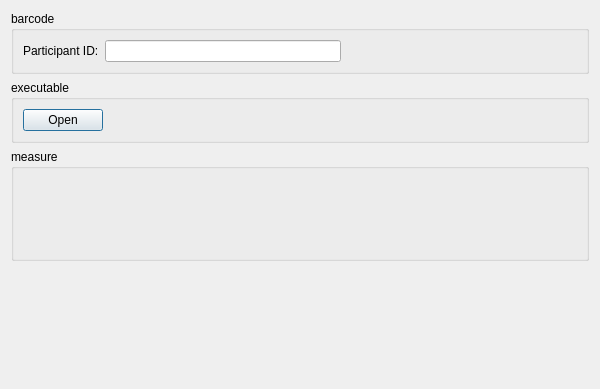
<?xml version="1.0" encoding="UTF-8"?>
<ui version="4.0">
 <class>TonometerDialog</class>
 <widget class="QDialog" name="TonometerDialog">
  <property name="geometry">
   <rect>
    <x>0</x>
    <y>0</y>
    <width>600</width>
    <height>389</height>
   </rect>
  </property>
  <property name="sizePolicy">
   <sizepolicy hsizetype="Preferred" vsizetype="Maximum">
    <horstretch>0</horstretch>
    <verstretch>0</verstretch>
   </sizepolicy>
  </property>
  <property name="windowTitle">
   <string>Tonometer</string>
  </property>
  <layout class="QVBoxLayout" name="verticalLayout_2">
   <item>
    <widget class="QGroupBox" name="idGroupBox">
     <property name="sizePolicy">
      <sizepolicy hsizetype="Preferred" vsizetype="Maximum">
       <horstretch>0</horstretch>
       <verstretch>0</verstretch>
      </sizepolicy>
     </property>
     <property name="title">
      <string>barcode</string>
     </property>
     <layout class="QHBoxLayout" name="horizontalLayout">
      <item>
       <widget class="QLabel" name="iDlabel">
        <property name="text">
         <string>Participant ID:</string>
        </property>
        <property name="buddy">
         <cstring>barcodeLineEdit</cstring>
        </property>
       </widget>
      </item>
      <item>
       <widget class="QLineEdit" name="barcodeLineEdit">
        <property name="inputMask">
         <string/>
        </property>
        <property name="text">
         <string/>
        </property>
        <property name="maxLength">
         <number>32767</number>
        </property>
        <property name="cursorPosition">
         <number>0</number>
        </property>
        <property name="clearButtonEnabled">
         <bool>true</bool>
        </property>
       </widget>
      </item>
      <item>
       <spacer name="horizontalSpacer">
        <property name="orientation">
         <enum>Qt::Horizontal</enum>
        </property>
        <property name="sizeHint" stdset="0">
         <size>
          <width>80</width>
          <height>20</height>
         </size>
        </property>
       </spacer>
      </item>
     </layout>
    </widget>
   </item>
   <item>
    <widget class="QGroupBox" name="pathGroupBox">
     <property name="sizePolicy">
      <sizepolicy hsizetype="Preferred" vsizetype="Maximum">
       <horstretch>0</horstretch>
       <verstretch>0</verstretch>
      </sizepolicy>
     </property>
     <property name="title">
      <string>executable</string>
     </property>
     <layout class="QHBoxLayout" name="horizontalLayout_2">
      <item>
       <widget class="QPushButton" name="openButton">
        <property name="text">
         <string>Open</string>
        </property>
       </widget>
      </item>
      <item>
       <spacer name="horizontalSpacer_2">
        <property name="orientation">
         <enum>Qt::Horizontal</enum>
        </property>
        <property name="sizeHint" stdset="0">
         <size>
          <width>469</width>
          <height>20</height>
         </size>
        </property>
       </spacer>
      </item>
     </layout>
    </widget>
   </item>
   <item>
    <widget class="QGroupBox" name="measureGroupBox">
     <property name="title">
      <string>measure</string>
     </property>
     <layout class="QVBoxLayout" name="verticalLayout_3">
      <item>
       <widget class="MeasureWidget" name="measureWidget" native="true"/>
      </item>
     </layout>
    </widget>
   </item>
   <item>
    <widget class="QStatusBar" name="statusBar">
     <property name="sizeGripEnabled">
      <bool>false</bool>
     </property>
    </widget>
   </item>
  </layout>
 </widget>
 <customwidgets>
  <customwidget>
   <class>BarcodeWidget</class>
   <extends>QWidget</extends>
   <header>../../widgets/BarcodeWidget.h</header>
   <container>1</container>
  </customwidget>
  <customwidget>
   <class>MeasureWidget</class>
   <extends>QWidget</extends>
   <header>../../widgets/MeasureWidget.h</header>
   <container>1</container>
  </customwidget>
 </customwidgets>
 <includes>
  <include location="local">../../widgets/BarcodeWidget.h</include>
  <include location="local">../../widgets/MeasureWidget.h</include>
 </includes>
 <resources/>
 <connections/>
</ui>
